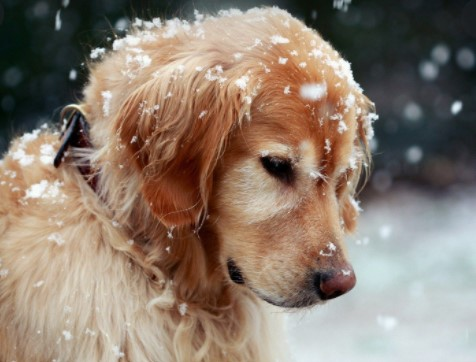
#> input picture 1.jpg, 476 x 362 px
$ python rotate.py
#> lines starting #> are read from the running program, lines starting #| are printed output that depends on the picture
import cv2

img = cv2.imread('1.jpg')
#> img is the input picture: shape (362, 476, 3); mean B, G, R 111.2, 124.7, 140.3
# print(type(img))
# print(img.shape)

img1 = cv2.rotate(img, cv2.ROTATE_90_CLOCKWISE)
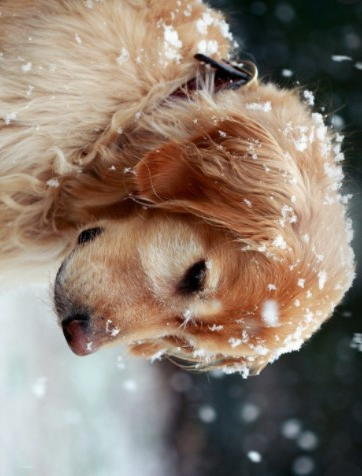
#> img1: shape (476, 362, 3); mean B, G, R 111.2, 124.7, 140.3
img2 = cv2.flip(img, 0)
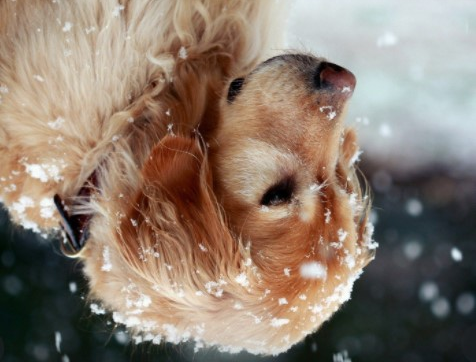
#> img2: shape (362, 476, 3); mean B, G, R 111.2, 124.7, 140.3
cv2.imwrite('image-3.jpg', img1)
cv2.imwrite('image-4.jpg', img2)
